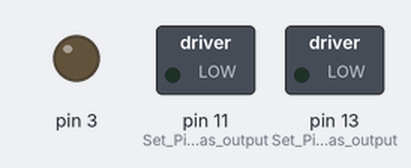
Bench run of a sketch on a simulated Arduino Uno, built with avr-gcc and run on an emulated ATmega328P. Shown: switched loads named in the sketch (green lamp = pin HIGH), output pins drawn as LEDs (lit = HIGH).

Above: at 0.05 s.
At 11.65 s:
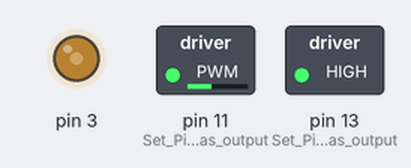
Timing chart, 0 to 13.4 s (numbered marks = the images above):
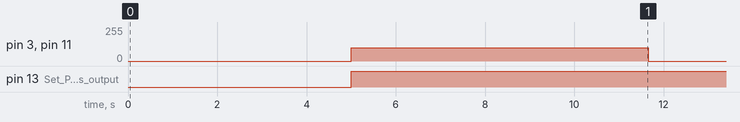

Measured:
- by itself, pin 3, pin 11 (Set_Pin_11_as_output): alternates 100/255 for 6.7 s and 0/255 for 5.0 s
- by itself, pin 13 (Set_Pin_13_as_output): LOW → HIGH at 5.0 s

The sketch:

3_Pentagon.ino
```cpp
// Robot setup
void setup() {
  // Motor Set Up
  pinMode(13, OUTPUT);  // Set Pin 13 as output
  pinMode(11, OUTPUT);  // Set Pin 11 as output
}

// Main loop - runs repeatedly
void loop() {
  delay(5000);            // Wait for 5 seconds
  pentagon();             // Perform the pentagon pattern
  stopMotors();           // Stop the motors
}

// Pentagon function - makes the robot move in a pentagon pattern
void pentagon(){
  for(int count = 0; count < 5; count++){  // Repeat the following 5 times to form a pentagon
    forward(100);           // Move forward at speed 100
    delay(1000);            // Wait for 1 second
    spinLeft(100);          // Spin left at speed 100
    delay(330);             // Wait for 0.33 seconds (spin duration)
  }
}

// Drive Functions
// Spin left function - spins the robot to the left while both motors are running at the same speed
void spinLeft(int motorspeed){
  digitalWrite(13, HIGH);  // Turn on Pin 13 (move forward)
  digitalWrite(12, LOW);  // Turn off Pin 12 (move forward)
  analogWrite(11, motorspeed);  // Set speed for right motor
  analogWrite(3, motorspeed);   // Set speed for left motor (both motors move at same speed to spin left)
}

// Stop the motors
void stopMotors(){
  analogWrite(11, 0);  // Set motor speed to 0 (this stops the motor)
  analogWrite(3, 0);  // Set motor speed to 0 (this stops the motor)
}

// Forward function - makes the robot move
// void → This means the function doesn't "return" anything (it just does something).
// drive → This is the name of the function. We call this to make the robot move.
// (int motorspeed) → This is the "input." When we call drive(100), motorspeed = 100.
void forward(int motorspeed){
  digitalWrite(13, HIGH);  // Turn on Pin 13
  digitalWrite(12, HIGH);  // Turn on Pin 12
  analogWrite(11, motorspeed);  // Set motor speed using pulse-width modulation (PWM)
  analogWrite(3, motorspeed);  // Set motor speed using pulse-width modulation (PWM)
}
```
